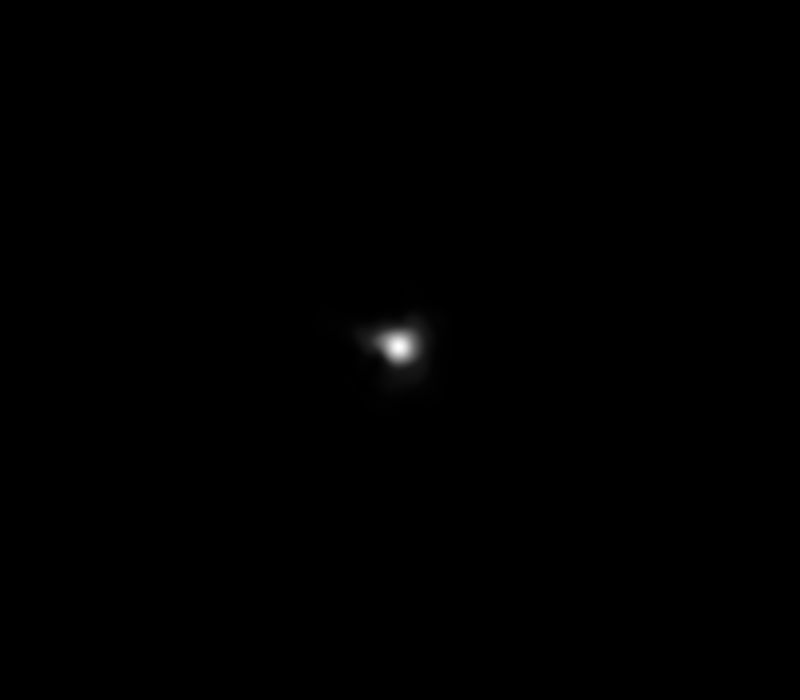
#> input picture HDR-Focus/Mini-best-fok/hdr_norm.tif, 800 x 700 px
$ python analyze_hdr_ouput.py
#> lines starting #> are read from the running program, lines starting #| are printed output that depends on the picture; long printed decimals are rounded
# -*- coding: utf-8 -*-
"""
Created on Fri Aug 18 13:37:06 2017

@author: lo5959
"""

from PIL import Image
import numpy as np
import math
#import matplotlib
from matplotlib import pyplot as plt
from matplotlib.colors import LogNorm
import sys


#focus = "Bulli"
focus = "Mini"


spat_cal = 0.13 # um/px
size_jet = 10. # diameter in um
pp_delays_cyl =  [0,10,20,50,100]
size_jet_cyl = [6.,15.9,24.6,37.5,48.7]
std_size_jet_cyl = [0.,0.5,1.2,4.6,7.1]
size_jet_cyl_vert = 50.
size_jet_plan = [16.]
std_size_jet_plan = [0.]
offset = 0. # offset of jet position

im = np.asarray(Image.open('hdr_norm.tif'.format(focus)))
#> im is the input picture: shape (700, 800) float32; min 0.0001, max 1, mean 0.00199
im_max = np.max(im)
#> im_max = 1
im_min = np.min(im)
#> im_min = 0.0001
print(im_max)
#| 1.0
print(im_min)
#| 1e-04
print(np.where(im==im_max))
#| (array([346]), array([398]))
print(im.shape)
#| (700, 800)

im_norm = np.divide(im, im_max)*3.
print(np.max(im_norm))
#| 3.0
print(np.where(im_norm==np.max(im_norm)))
#| (array([346]), array([398]))
print(np.min(im_norm))
#| 0.0003

#im_norm_neg = np.subtract(im_norm,1.)
#print(np.max(im_norm_neg))
#print(np.min(im_norm_neg))
im_exp_notnorm = np.power(10.,im_norm)
im_exp_full = np.divide(im_exp_notnorm,np.max(im_exp_notnorm))
print("np.max(im_exp_full)")
print(np.max(im_exp_full))
#| 1.0
print("np.min(im_exp_full)")
print(np.min(im_exp_full))
#| 0.001001
#np.savetxt("hdr_focus.csv", im_exp_full, delimiter=",")

full_transm = np.sum(im_exp_full)
#> full_transm = 711.4
x_edges = np.arange(1,im_exp_full.shape[0]+1,1.)*0.13
#> x_edges = 700 values from 0.13 to 91
y_edges = np.arange(1,im_exp_full.shape[1]+1,1.)*0.13
#> y_edges = 800 values from 0.13 to 104
print(len(x_edges))
#| 700
print(len(y_edges))
#| 800
print(x_edges[0],x_edges[-1])
#| 0.13 91.0
A,P = np.meshgrid(x_edges,y_edges)

vmin=np.min(im_exp_full)
#> vmin = 0.001
vmax=np.max(im_exp_full)
#> vmax = 1

plt.figure()
plt.pcolormesh(A,P,im_exp_full.T,cmap='CMRmap_r',norm=LogNorm(vmin=vmin,vmax=vmax))
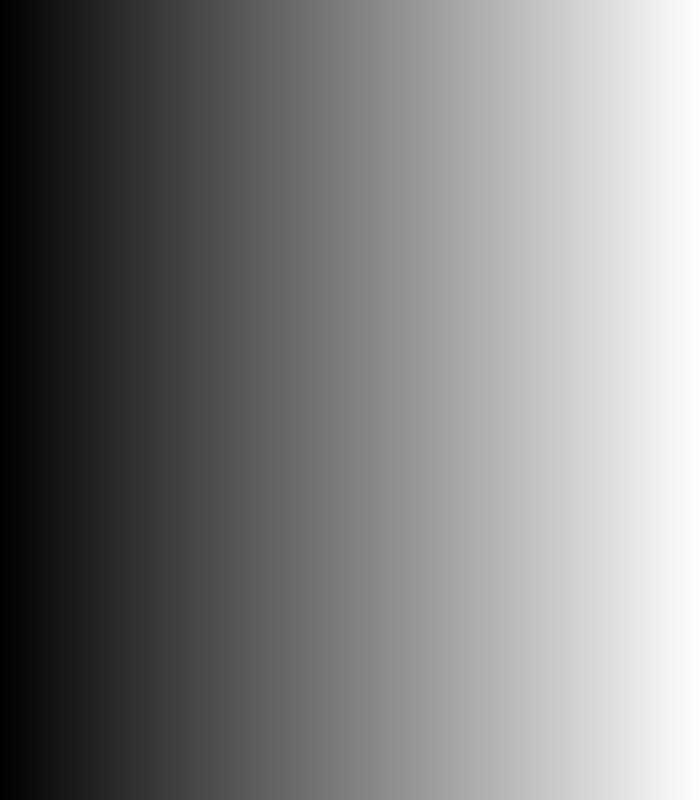
#> A: shape (800, 700) float64; min 0.13, max 91, mean 45.6; drawn with min black and max white
plt.axes().set_aspect('equal')
plt.xlabel('x [um]')
plt.ylabel('y [um]')
cbar = plt.colorbar()
cbar.set_label('signal / arb. u.', fontsize=22)
cbar.ax.tick_params(labelsize=16)
plt.tight_layout()
#plt.savefig('{}_hdr_focus.png'.format(focus), format='png')

plt.show()
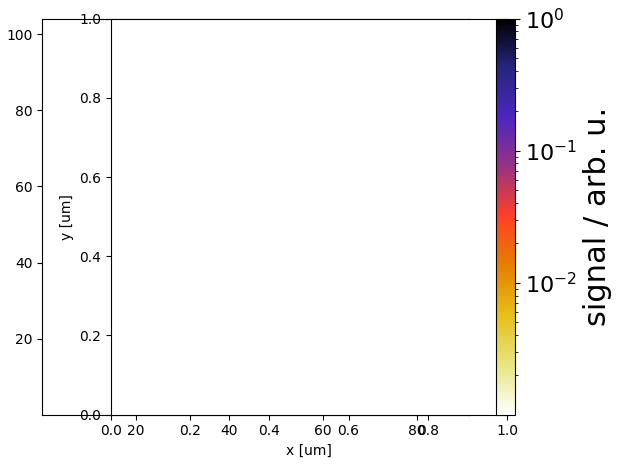
#> figure drawn by matplotlib, 2 panels

sys.exit()
#> (the program exits here)

$ run again, with HDR-Focus/Mini-best-fok/hdr_log.tif copied over HDR-Focus/Mini-best-fok/hdr_norm.tif
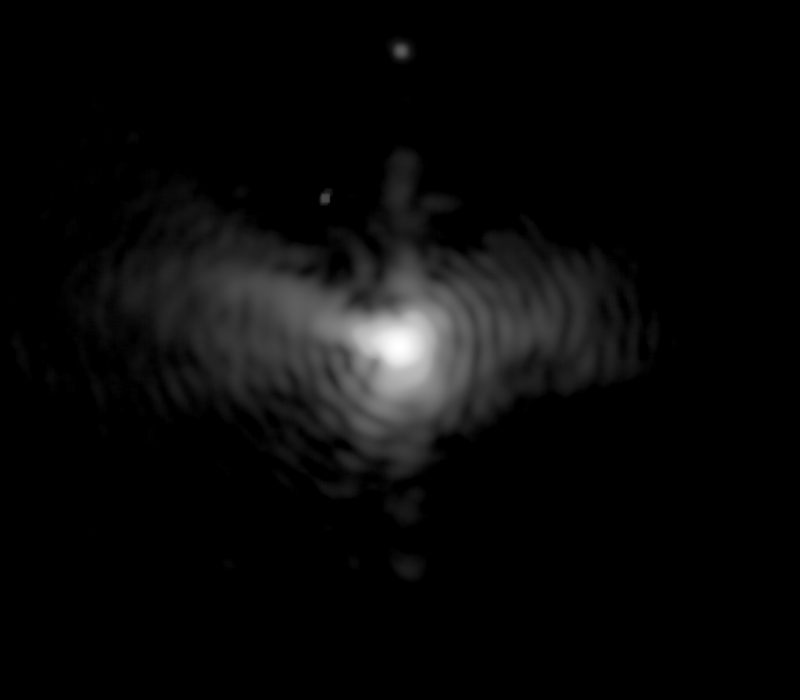
#> input picture HDR-Focus/Mini-best-fok/hdr_log.tif, 800 x 700 px
#> im is the input picture: shape (700, 800) float32; min 2.19, max 6.19, mean 2.35
#> im_max = 6.19
#> im_min = 2.19
#| 6.193
#| 2.193
#| (array([346]), array([398]))
#| (700, 800)
#| 3.0
#| (array([346]), array([398]))
#| 1.062
#> `im_exp_notnorm = np.power(10.,im_norm)`:
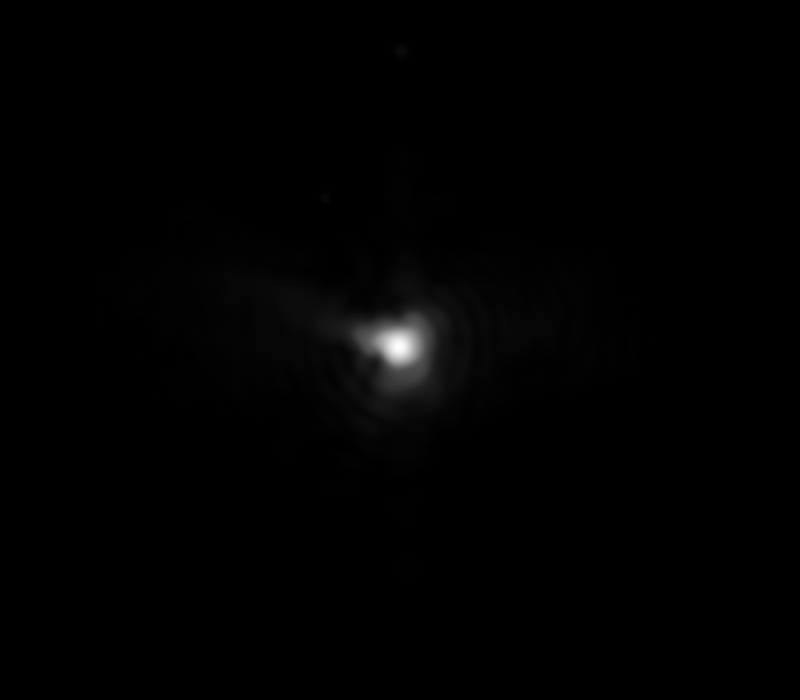
#> im_exp_notnorm: shape (700, 800) float32; min 11.55, max 1000, mean 18.1; drawn with min black and max white
#| 1.0
#| 0.01155
#> full_transm = 10155
#| 700
#| 800
#| 0.13 91.0
#> vmin = 0.0115
#> vmax = 1
#> `plt.show()`:
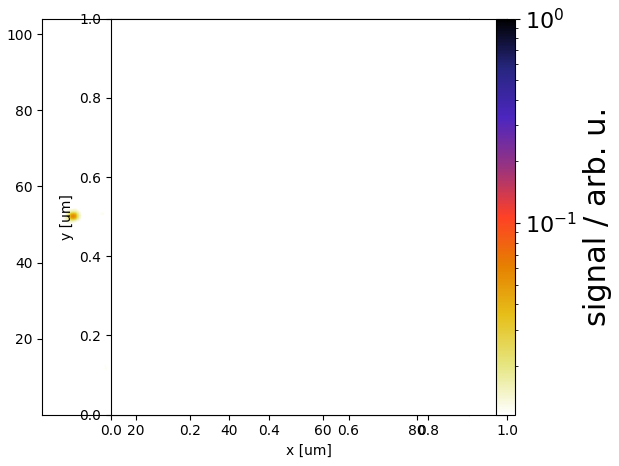
#> figure drawn by matplotlib, 2 panels
